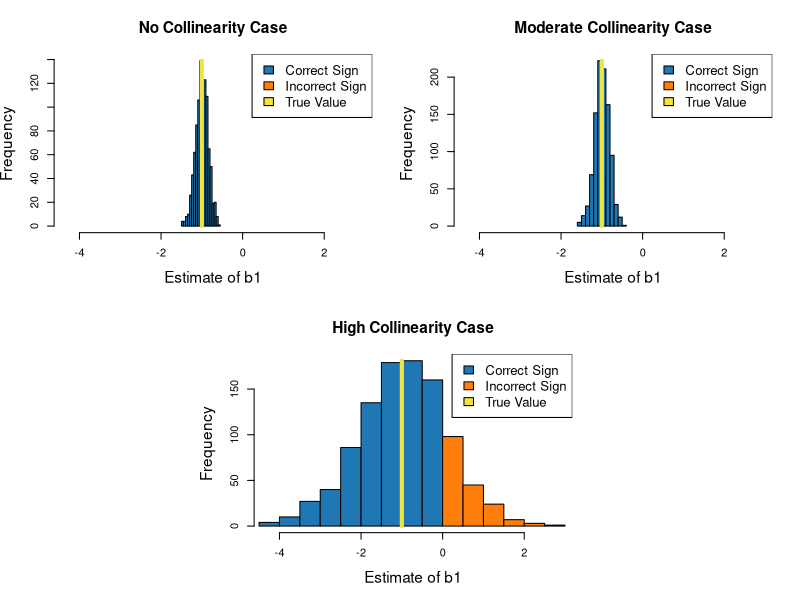
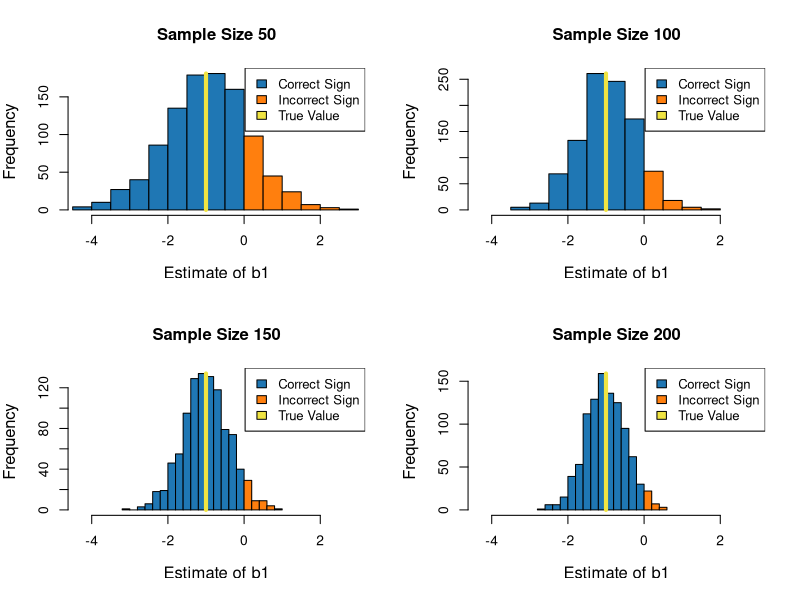
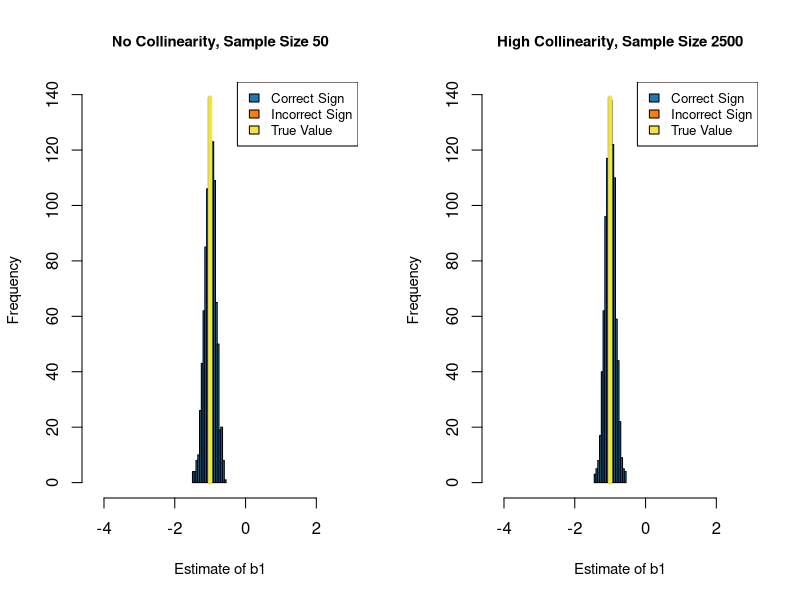

R code for these plots, in order:
# This script performs a Monte Carlo experiment to look at the effect of
# how increasing sample sizes interplay with correlated predictors.

# Base path for the plots (please provide)
basePath_sc <- ""

# A helper function to determine the count of incorrect coefficient signs
wrong_sign <- function(x) {
  a0_si <- sum(as.numeric(x[,1] < 0))
  a1_si <- sum(as.numeric(x[,2] > 0))
  a2_si <- sum(as.numeric(x[,3] < 0))
  a3_si <- sum(as.numeric(x[,4] < 0))
  c(a0_si, a1_si, a2_si, a3_si)
}

# The functions that runs an experiment for a given sample size
experiment <- function(sampSize, b, cnames, corMat, runs = 100) {
  outMat_mn <- matrix(NA, nrow = runs, ncol = 4)
  for(i in 1:runs) {
    draws_df <- as.data.frame(rmvnorm(sampSize, sigma = corMat))
    names(draws_df) <- c("x1", "x2", "x3")
    draws_df$y <- b[1] + b[2]*draws_df$x1 + b[3]*draws_df$x2 + b[4]*draws_df$x3 + rnorm(sampSize)
    outMat_mn[i,] <- coefficients(lm(y ~ x1 + x2 + x3, data = draws_df))
  }
  mean_vn <- apply(outMat_mn, 2, mean)
  sd_vn <- apply(outMat_mn, 2, sd)
  ws_vn <- wrong_sign(outMat_mn)
  meanSD_df <- data.frame(Mean = mean_vn, SD = sd_vn, Wrong_Sign = ws_vn)
  row.names(meanSD_df) <- cnames
  betas_df <- as.data.frame(outMat_mn)
  names(betas_df) <- cnames
  list(Mean_SD = meanSD_df, Betas = betas_df)
}

# The function for creating the customized histograms
custom_hist <- function(x,
                        breaks = 16,
                        xlim = range(x),
                        main = "Histogram",
                        xlab = "Variable",
                        truth = -1,
                        split = 0,
                        good = "first",
                        lcex = 1.0,
                        pcex = NULL) {
    colors_vc <- c("#1F77B4", "#FF7F0E")
    if (good == "first") {
        c1_sc <- colors_vc[1]
        c2_sc <- colors_vc[2]
    } else {
        c1_sc <- colors_vc[2]
        c2_sc <- colors_vc[1]
    }
    hist1_l <- hist(x, breaks = breaks, plot = FALSE)
    totC1_si <- length(hist1_l$mids[hist1_l$mids <= split])
    totC2_si <- length(hist1_l$mids) - totC1_si
    print(c(totC1_si, totC2_si, length(hist1_l$mids)))
    colors_vc <- c(rep(c1_sc, totC1_si), rep(c2_sc, totC2_si))
    if (is.null(pcex)) {
        hist(x,
             breaks = breaks,
             col = colors_vc,
             xlim = xlim,
             main = main,
             xlab = xlab)
    } else {
        hist(x,
             breaks = breaks,
             col = colors_vc,
             xlim = xlim,
             main = main,
             xlab = xlab,
             cex.lab = pcex,
             cex.main = pcex)

    }
    lines(c(truth, truth), c(0, max(hist1_l$counts)), col = "#F0E442", lwd = 4)
    legend("topright",
           c("Correct Sign", "Incorrect Sign", "True Value"),
           fill = c("#1F77B4", "#FF7F0E", "#F0E442"),
           cex = lcex)
    invisible()
}

# Read in the mvtnorm library
library(mvtnorm)

# The covariance/correlation matrix between the variables
# Note: The standard deviation of each variable is one, so the correlation
# and covariance matrix are one in the same
corMatHigh_mn <- rbind(c(1.00, 0.99, 0.30),
                          c(0.99, 1.00, 0.30),
                          c(0.30, 0.30, 1.00))

corMatMod_mn <- rbind(c(1.00, 0.50, 0.15),
                         c(0.50, 1.00, 0.15),
                         c(0.15, 0.15, 1.00))

# True coefficients
b0 <- 0.5
b1 <- -1.0
b2 <- 1.0
b3 <- 1.5
coefs_vn <- c(b0, b1, b2, b3)

# Names of the coefficients/variables
coefNames_vc <- c("Intercept", "x1", "x2", "x3")

# The non-collinear case
set.seed(123)
sampSz50Ident_l <- experiment(50, coefs_vn, coefNames_vc, corMat = diag(rep(1, 3)), runs = 1000)

# The moderately collinear case
set.seed(123)
sampSz50Mod_l <- experiment(50, coefs_vn, coefNames_vc, corMat = corMatMod_mn, runs = 1000)

# The highly collinear case
set.seed(123)
sampSz50_l <- experiment(50, coefs_vn, coefNames_vc, corMat = corMatHigh_mn, runs = 1000)
sampSz100_l <- experiment(100, coefs_vn, coefNames_vc, corMat = corMatHigh_mn, runs = 1000)
sampSz150_l <- experiment(150, coefs_vn, coefNames_vc, corMat = corMatHigh_mn, runs = 1000)
sampSz200_l <- experiment(200, coefs_vn, coefNames_vc, corMat = corMatHigh_mn, runs = 1000)
sampSz2500_l <- experiment(2500, coefs_vn, coefNames_vc, corMat = corMatHigh_mn, runs = 1000)
smlLims_vn <- range(sampSz50_l$Betas$x1)

# Create the analysis histograms
png(filename = paste0(basePath_sc, "/plot1.png"),
    width = 600,
    height = 600)
layoutMat_mn <- rbind(c(1, 1, 2, 2),
                      c(1, 1, 2, 2),
                      c(0, 3, 3, 0),
                      c(0, 3, 3, 0))
layout(layoutMat_mn)
custom_hist(sampSz50Ident_l$Betas$x1, xlim = smlLims_vn, breaks = 16, xlab = "Estimate of b1", main = "No Collinearity Case", lcex = 1.2, pcex = 1.4)
custom_hist(sampSz50Mod_l$Betas$x1, xlim = smlLims_vn, breaks = 16, xlab = "Estimate of b1", main = "Moderate Collinearity Case", lcex = 1.2, pcex = 1.4)
custom_hist(sampSz50_l$Betas$x1, xlim = smlLims_vn, breaks = 16, xlab = "Estimate of b1", main = "High Collinearity Case", lcex = 1.2, pcex = 1.4)
dev.off()

png(filename = paste0(basePath_sc, "/plot2.png"),
    width = 600,
    height = 600)
layout(matrix(1:4, nrow = 2, ncol = 2, byrow = TRUE))
custom_hist(sampSz50_l$Betas$x1, xlim = smlLims_vn, breaks = 16, xlab = "Estimate of b1", main = "Sample Size 50", lcex = 0.95, pcex = 1.2)
custom_hist(sampSz100_l$Betas$x1, xlim = smlLims_vn, breaks = 16, xlab = "Estimate of b1", main = "Sample Size 100", lcex = 0.95, pcex = 1.2)
custom_hist(sampSz150_l$Betas$x1, xlim = smlLims_vn, breaks = 16, xlab = "Estimate of b1", main = "Sample Size 150", lcex = 0.95, pcex = 1.2)
custom_hist(sampSz200_l$Betas$x1, xlim = smlLims_vn, breaks = 16, xlab = "Estimate of b1", main = "Sample Size 200", lcex = 0.95, pcex = 1.2)
dev.off()

png(filename = paste0(basePath_sc, "/plot3.png"),
    width = 600,
    height = 300)
layout(matrix(1:2, nrow = 1, ncol = 2, byrow = TRUE))
custom_hist(sampSz50Ident_l$Betas$x1, xlim = smlLims_vn, breaks = 16, xlab = "Estimate of b1", main = "No Collinearity, Sample Size 50", lcex = 0.8, pcex = 0.9)
custom_hist(sampSz2500_l$Betas$x1, xlim = smlLims_vn, breaks = 16, xlab = "Estimate of b1", main = "High Collinearity, Sample Size 2500", lcex = 0.8, pcex = 0.9)
dev.off()

# Statistical summaries of the coefficients estimates
cat("\nSample size of 50, no collinearity\n")
print(sampSz50Ident_l$Mean_SD)
cat("\nSample size of 50, moderate collinearity\n")
print(sampSz50Mod_l$Mean_SD)
cat("\nSample size of 50\n")
print(sampSz50_l$Mean_SD)
cat("\n\nSample size of 100\n")
print(sampSz100_l$Mean_SD)
cat("\n\nSample size of 150\n")
print(sampSz150_l$Mean_SD)
cat("\n\nSample size of 200\n")
print(sampSz200_l$Mean_SD)
cat("\n\nSample size of 2500\n")
print(sampSz2500_l$Mean_SD)
